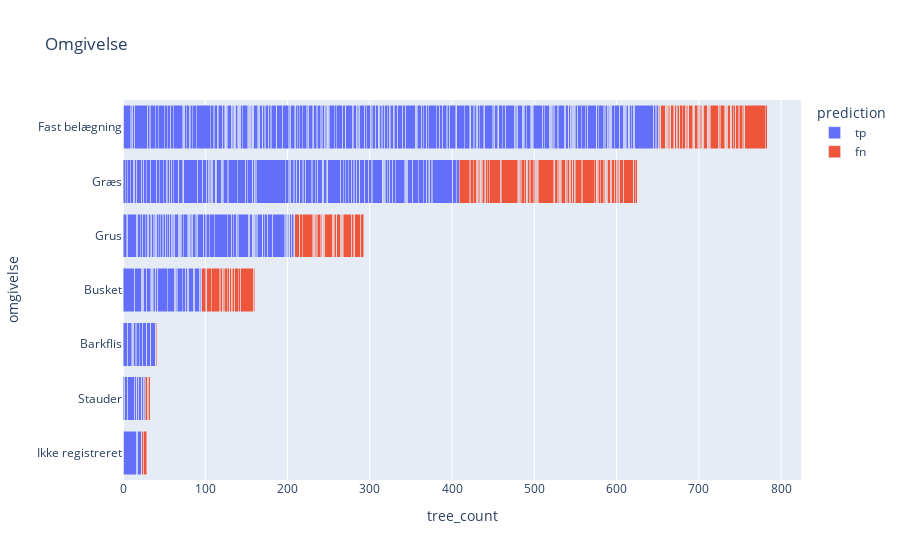

The code cell stored with this chart in its notebook:
### Code cell
#Plotting the omgivelse feature
fig = px.bar(test_trees, x=test_trees.tree_count, y=test_trees.omgivelse, color="prediction", title="Omgivelse")
fig.update_layout(barmode='stack', yaxis={'categoryorder':'total ascending'})
fig.show()

### Figure 1 — Plotly figure (JSON) as saved in the notebook; plotly's stock layout.template omitted (floating-point values rounded to 4 significant figures; data arrays with more than 128 entries replaced by an {"elided": "..."} marker saying what was removed)
{"data": [{"alignmentgroup": "True", "hovertemplate": "prediction=tp<br>tree_count=%{x}<br>omgivelse=%{y}<extra></extra>", "legendgroup": "tp", "marker": {"color": "#636efa", "pattern": {"shape": ""}}, "name": "tp", "offsetgroup": "tp", "orientation": "h", "showlegend": true, "textposition": "auto", "type": "bar", "x": {"elided": "459 int values"}, "xaxis": "x", "y": {"elided": "459 str values"}, "yaxis": "y"}, {"alignmentgroup": "True", "hovertemplate": "prediction=fn<br>tree_count=%{x}<br>omgivelse=%{y}<extra></extra>", "legendgroup": "fn", "marker": {"color": "#EF553B", "pattern": {"shape": ""}}, "name": "fn", "offsetgroup": "fn", "orientation": "h", "showlegend": true, "textposition": "auto", "type": "bar", "x": {"elided": "197 int values"}, "xaxis": "x", "y": {"elided": "197 str values"}, "yaxis": "y"}], "layout": {"barmode": "stack", "legend": {"title": {"text": "prediction"}, "tracegroupgap": 0}, "title": {"text": "Omgivelse"}, "xaxis": {"anchor": "y", "domain": [0, 1], "title": {"text": "tree_count"}}, "yaxis": {"anchor": "x", "categoryorder": "total ascending", "domain": [0, 1], "title": {"text": "omgivelse"}}}}
